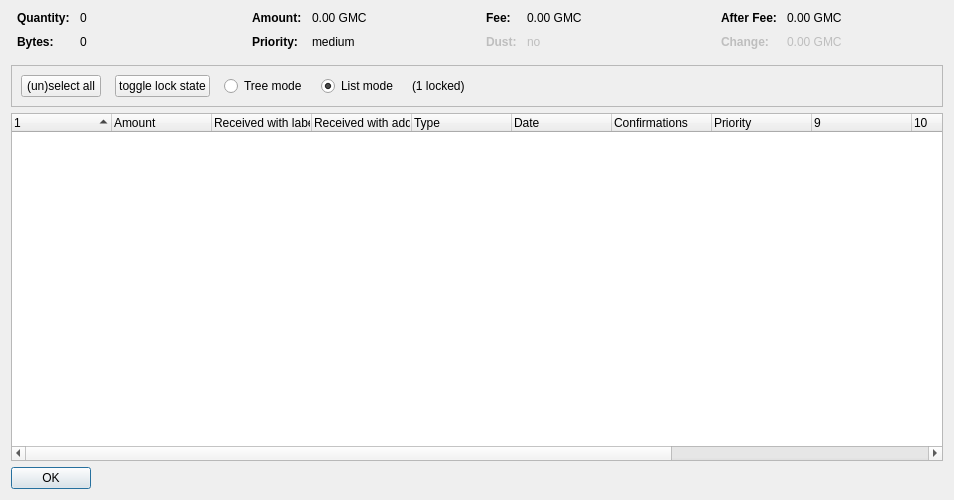
<?xml version="1.0" encoding="UTF-8"?>
<ui version="4.0">
 <class>CoinControlDialog</class>
 <widget class="QDialog" name="CoinControlDialog">
  <property name="geometry">
   <rect>
    <x>0</x>
    <y>0</y>
    <width>954</width>
    <height>500</height>
   </rect>
  </property>
  <property name="windowTitle">
   <string>Coin Selection</string>
  </property>
  <layout class="QVBoxLayout" name="verticalLayout">
   <item>
    <layout class="QHBoxLayout" name="horizontalLayoutTop" stretch="0,0,0,0">
     <property name="topMargin">
      <number>0</number>
     </property>
     <property name="bottomMargin">
      <number>10</number>
     </property>
     <item>
      <layout class="QFormLayout" name="formLayoutCoinControl1">
       <property name="horizontalSpacing">
        <number>10</number>
       </property>
       <property name="verticalSpacing">
        <number>10</number>
       </property>
       <property name="leftMargin">
        <number>6</number>
       </property>
       <property name="rightMargin">
        <number>6</number>
       </property>
       <item row="0" column="0">
        <widget class="QLabel" name="labelCoinControlQuantityText">
         <property name="font">
          <font>
           <weight>75</weight>
           <bold>true</bold>
          </font>
         </property>
         <property name="text">
          <string>Quantity:</string>
         </property>
        </widget>
       </item>
       <item row="0" column="1">
        <widget class="QLabel" name="labelCoinControlQuantity">
         <property name="cursor">
          <cursorShape>IBeamCursor</cursorShape>
         </property>
         <property name="contextMenuPolicy">
          <enum>Qt::ActionsContextMenu</enum>
         </property>
         <property name="text">
          <string notr="true">0</string>
         </property>
         <property name="textInteractionFlags">
          <set>Qt::LinksAccessibleByMouse|Qt::TextSelectableByKeyboard|Qt::TextSelectableByMouse</set>
         </property>
        </widget>
       </item>
       <item row="1" column="0">
        <widget class="QLabel" name="labelCoinControlBytesText">
         <property name="font">
          <font>
           <weight>75</weight>
           <bold>true</bold>
          </font>
         </property>
         <property name="text">
          <string>Bytes:</string>
         </property>
        </widget>
       </item>
       <item row="1" column="1">
        <widget class="QLabel" name="labelCoinControlBytes">
         <property name="cursor">
          <cursorShape>IBeamCursor</cursorShape>
         </property>
         <property name="contextMenuPolicy">
          <enum>Qt::ActionsContextMenu</enum>
         </property>
         <property name="text">
          <string notr="true">0</string>
         </property>
         <property name="textInteractionFlags">
          <set>Qt::LinksAccessibleByMouse|Qt::TextSelectableByKeyboard|Qt::TextSelectableByMouse</set>
         </property>
        </widget>
       </item>
      </layout>
     </item>
     <item>
      <layout class="QFormLayout" name="formLayoutCoinControl2">
       <property name="horizontalSpacing">
        <number>10</number>
       </property>
       <property name="verticalSpacing">
        <number>10</number>
       </property>
       <property name="leftMargin">
        <number>6</number>
       </property>
       <property name="rightMargin">
        <number>6</number>
       </property>
       <item row="0" column="0">
        <widget class="QLabel" name="labelCoinControlAmountText">
         <property name="font">
          <font>
           <weight>75</weight>
           <bold>true</bold>
          </font>
         </property>
         <property name="text">
          <string>Amount:</string>
         </property>
        </widget>
       </item>
       <item row="0" column="1">
        <widget class="QLabel" name="labelCoinControlAmount">
         <property name="cursor">
          <cursorShape>IBeamCursor</cursorShape>
         </property>
         <property name="contextMenuPolicy">
          <enum>Qt::ActionsContextMenu</enum>
         </property>
         <property name="text">
          <string notr="true">0.00 GMC</string>
         </property>
         <property name="textInteractionFlags">
          <set>Qt::LinksAccessibleByMouse|Qt::TextSelectableByKeyboard|Qt::TextSelectableByMouse</set>
         </property>
        </widget>
       </item>
       <item row="1" column="0">
        <widget class="QLabel" name="labelCoinControlPriorityText">
         <property name="font">
          <font>
           <weight>75</weight>
           <bold>true</bold>
          </font>
         </property>
         <property name="text">
          <string>Priority:</string>
         </property>
        </widget>
       </item>
       <item row="1" column="1">
        <widget class="QLabel" name="labelCoinControlPriority">
         <property name="cursor">
          <cursorShape>IBeamCursor</cursorShape>
         </property>
         <property name="contextMenuPolicy">
          <enum>Qt::ActionsContextMenu</enum>
         </property>
         <property name="text">
          <string>medium</string>
         </property>
         <property name="textInteractionFlags">
          <set>Qt::LinksAccessibleByMouse|Qt::TextSelectableByKeyboard|Qt::TextSelectableByMouse</set>
         </property>
        </widget>
       </item>
      </layout>
     </item>
     <item>
      <layout class="QFormLayout" name="formLayoutCoinControl3">
       <property name="horizontalSpacing">
        <number>10</number>
       </property>
       <property name="verticalSpacing">
        <number>10</number>
       </property>
       <property name="leftMargin">
        <number>6</number>
       </property>
       <property name="rightMargin">
        <number>6</number>
       </property>
       <item row="0" column="0">
        <widget class="QLabel" name="labelCoinControlFeeText">
         <property name="font">
          <font>
           <weight>75</weight>
           <bold>true</bold>
          </font>
         </property>
         <property name="text">
          <string>Fee:</string>
         </property>
        </widget>
       </item>
       <item row="0" column="1">
        <widget class="QLabel" name="labelCoinControlFee">
         <property name="cursor">
          <cursorShape>IBeamCursor</cursorShape>
         </property>
         <property name="contextMenuPolicy">
          <enum>Qt::ActionsContextMenu</enum>
         </property>
         <property name="text">
          <string notr="true">0.00 GMC</string>
         </property>
         <property name="textInteractionFlags">
          <set>Qt::LinksAccessibleByMouse|Qt::TextSelectableByKeyboard|Qt::TextSelectableByMouse</set>
         </property>
        </widget>
       </item>
       <item row="1" column="0">
        <widget class="QLabel" name="labelCoinControlLowOutputText">
         <property name="enabled">
          <bool>false</bool>
         </property>
         <property name="font">
          <font>
           <weight>75</weight>
           <bold>true</bold>
          </font>
         </property>
         <property name="text">
          <string>Dust:</string>
         </property>
        </widget>
       </item>
       <item row="1" column="1">
        <widget class="QLabel" name="labelCoinControlLowOutput">
         <property name="enabled">
          <bool>false</bool>
         </property>
         <property name="cursor">
          <cursorShape>IBeamCursor</cursorShape>
         </property>
         <property name="contextMenuPolicy">
          <enum>Qt::ActionsContextMenu</enum>
         </property>
         <property name="text">
          <string>no</string>
         </property>
         <property name="textInteractionFlags">
          <set>Qt::LinksAccessibleByMouse|Qt::TextSelectableByKeyboard|Qt::TextSelectableByMouse</set>
         </property>
        </widget>
       </item>
      </layout>
     </item>
     <item>
      <layout class="QFormLayout" name="formLayoutCoinControl4">
       <property name="horizontalSpacing">
        <number>10</number>
       </property>
       <property name="verticalSpacing">
        <number>10</number>
       </property>
       <property name="leftMargin">
        <number>6</number>
       </property>
       <property name="rightMargin">
        <number>6</number>
       </property>
       <item row="0" column="0">
        <widget class="QLabel" name="labelCoinControlAfterFeeText">
         <property name="font">
          <font>
           <weight>75</weight>
           <bold>true</bold>
          </font>
         </property>
         <property name="text">
          <string>After Fee:</string>
         </property>
        </widget>
       </item>
       <item row="0" column="1">
        <widget class="QLabel" name="labelCoinControlAfterFee">
         <property name="cursor">
          <cursorShape>IBeamCursor</cursorShape>
         </property>
         <property name="contextMenuPolicy">
          <enum>Qt::ActionsContextMenu</enum>
         </property>
         <property name="text">
          <string notr="true">0.00 GMC</string>
         </property>
         <property name="textInteractionFlags">
          <set>Qt::LinksAccessibleByMouse|Qt::TextSelectableByKeyboard|Qt::TextSelectableByMouse</set>
         </property>
        </widget>
       </item>
       <item row="1" column="0">
        <widget class="QLabel" name="labelCoinControlChangeText">
         <property name="enabled">
          <bool>false</bool>
         </property>
         <property name="font">
          <font>
           <weight>75</weight>
           <bold>true</bold>
          </font>
         </property>
         <property name="text">
          <string>Change:</string>
         </property>
        </widget>
       </item>
       <item row="1" column="1">
        <widget class="QLabel" name="labelCoinControlChange">
         <property name="enabled">
          <bool>false</bool>
         </property>
         <property name="cursor">
          <cursorShape>IBeamCursor</cursorShape>
         </property>
         <property name="contextMenuPolicy">
          <enum>Qt::ActionsContextMenu</enum>
         </property>
         <property name="text">
          <string notr="true">0.00 GMC</string>
         </property>
         <property name="textInteractionFlags">
          <set>Qt::LinksAccessibleByMouse|Qt::TextSelectableByKeyboard|Qt::TextSelectableByMouse</set>
         </property>
        </widget>
       </item>
      </layout>
     </item>
    </layout>
   </item>
   <item>
    <widget class="QFrame" name="frame">
     <property name="minimumSize">
      <size>
       <width>0</width>
       <height>40</height>
      </size>
     </property>
     <property name="frameShape">
      <enum>QFrame::StyledPanel</enum>
     </property>
     <property name="frameShadow">
      <enum>QFrame::Sunken</enum>
     </property>
     <layout class="QHBoxLayout" name="horizontalLayout">
      <item>
       <layout class="QHBoxLayout" name="horizontalLayoutPanel" stretch="0,0,0,0,0,0">
        <property name="spacing">
         <number>14</number>
        </property>
        <item>
         <widget class="QPushButton" name="pushButtonSelectAll">
          <property name="sizePolicy">
           <sizepolicy hsizetype="Maximum" vsizetype="Fixed">
            <horstretch>0</horstretch>
            <verstretch>0</verstretch>
           </sizepolicy>
          </property>
          <property name="text">
           <string>(un)select all</string>
          </property>
          <property name="autoDefault">
           <bool>false</bool>
          </property>
         </widget>
        </item>
        <item>
         <widget class="QPushButton" name="pushButtonToggleLock">
          <property name="sizePolicy">
           <sizepolicy hsizetype="Maximum" vsizetype="Fixed">
            <horstretch>0</horstretch>
            <verstretch>0</verstretch>
           </sizepolicy>
          </property>
          <property name="text">
           <string>toggle lock state</string>
          </property>
          <property name="autoDefault">
           <bool>false</bool>
          </property>
         </widget>
        </item>
        <item>
         <widget class="QRadioButton" name="radioTreeMode">
          <property name="sizePolicy">
           <sizepolicy hsizetype="Maximum" vsizetype="Fixed">
            <horstretch>0</horstretch>
            <verstretch>0</verstretch>
           </sizepolicy>
          </property>
          <property name="text">
           <string>Tree mode</string>
          </property>
         </widget>
        </item>
        <item>
         <widget class="QRadioButton" name="radioListMode">
          <property name="sizePolicy">
           <sizepolicy hsizetype="Maximum" vsizetype="Fixed">
            <horstretch>0</horstretch>
            <verstretch>0</verstretch>
           </sizepolicy>
          </property>
          <property name="text">
           <string>List mode</string>
          </property>
          <property name="checked">
           <bool>true</bool>
          </property>
         </widget>
        </item>
        <item>
         <widget class="QLabel" name="labelLocked">
          <property name="text">
           <string>(1 locked)</string>
          </property>
         </widget>
        </item>
        <item>
         <spacer name="horizontalSpacer">
          <property name="orientation">
           <enum>Qt::Horizontal</enum>
          </property>
          <property name="sizeHint" stdset="0">
           <size>
            <width>40</width>
            <height>20</height>
           </size>
          </property>
         </spacer>
        </item>
       </layout>
      </item>
     </layout>
    </widget>
   </item>
   <item>
    <widget class="CoinControlTreeWidget" name="treeWidget">
     <property name="contextMenuPolicy">
      <enum>Qt::CustomContextMenu</enum>
     </property>
     <property name="sortingEnabled">
      <bool>false</bool>
     </property>
     <property name="columnCount">
      <number>13</number>
     </property>
     <attribute name="headerShowSortIndicator" stdset="0">
      <bool>true</bool>
     </attribute>
     <attribute name="headerStretchLastSection">
      <bool>false</bool>
     </attribute>
     <column>
      <property name="text">
       <string/>
      </property>
     </column>
     <column>
      <property name="text">
       <string>Amount</string>
      </property>
     </column>
     <column>
      <property name="text">
       <string>Received with label</string>
      </property>
     </column>
     <column>
      <property name="text">
       <string>Received with address</string>
      </property>
     </column>
     <column>
      <property name="text">
       <string>Type</string>
      </property>
     </column>
     <column>
      <property name="text">
       <string>Date</string>
      </property>
     </column>
     <column>
      <property name="text">
       <string>Confirmations</string>
      </property>
      <property name="toolTip">
       <string>Confirmed</string>
      </property>
     </column>
     <column>
      <property name="text">
       <string>Priority</string>
      </property>
     </column>
     <column>
      <property name="text">
       <string/>
      </property>
     </column>
     <column>
      <property name="text">
       <string/>
      </property>
     </column>
     <column>
      <property name="text">
       <string/>
      </property>
     </column>
     <column>
      <property name="text">
       <string/>
      </property>
     </column>
     <column>
      <property name="text">
       <string/>
      </property>
     </column>
    </widget>
   </item>
   <item>
    <widget class="QDialogButtonBox" name="buttonBox">
     <property name="sizePolicy">
      <sizepolicy hsizetype="Maximum" vsizetype="Fixed">
       <horstretch>0</horstretch>
       <verstretch>0</verstretch>
      </sizepolicy>
     </property>
     <property name="orientation">
      <enum>Qt::Horizontal</enum>
     </property>
     <property name="standardButtons">
      <set>QDialogButtonBox::Ok</set>
     </property>
    </widget>
   </item>
  </layout>
 </widget>
 <customwidgets>
  <customwidget>
   <class>CoinControlTreeWidget</class>
   <extends>QTreeWidget</extends>
   <header>coincontroltreewidget.h</header>
  </customwidget>
 </customwidgets>
 <resources/>
 <connections/>
</ui>
